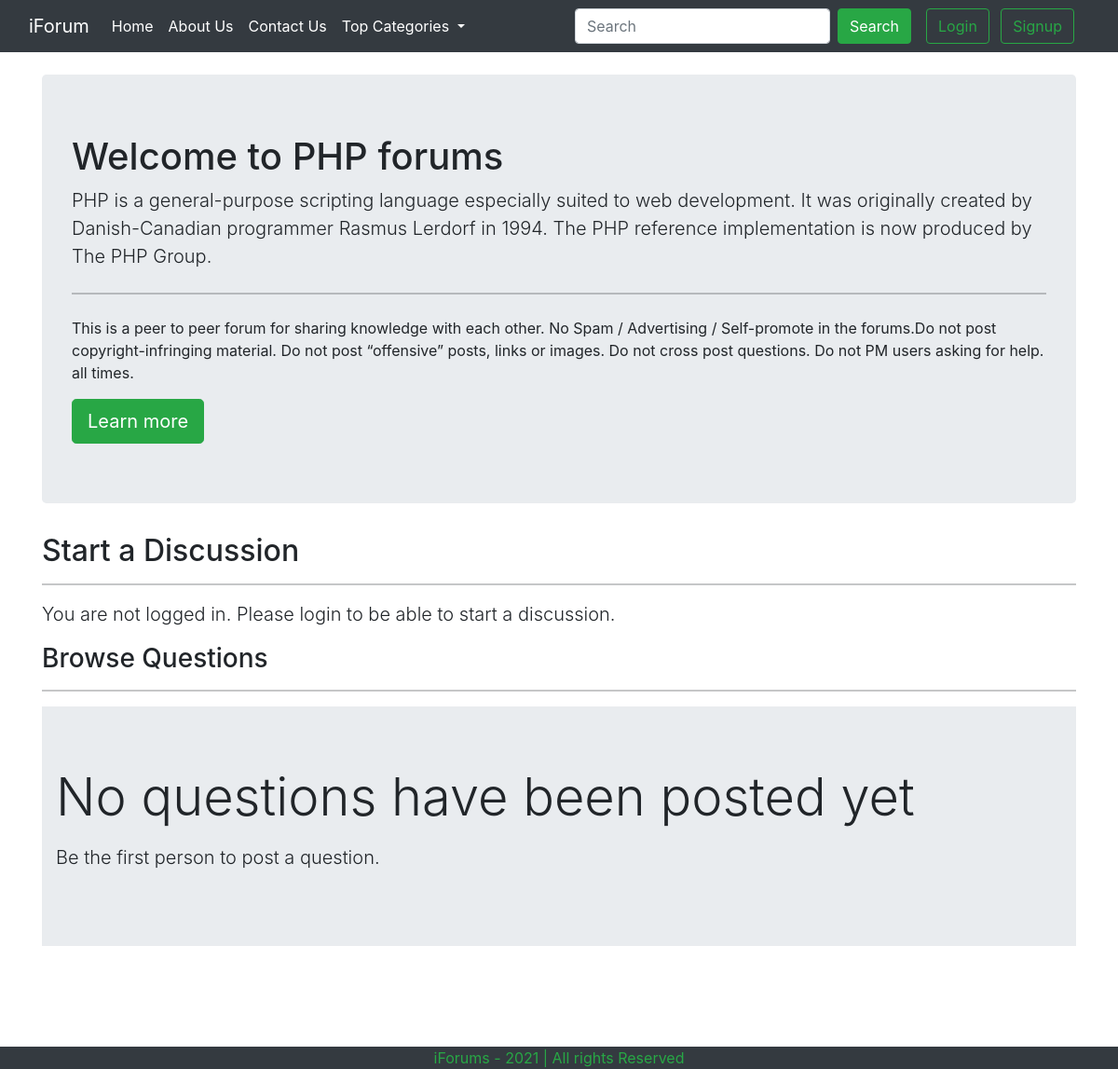
The app's page /threadlist.php?catid=4 with its own data.
### tables this page shows
CREATE TABLE `categories` (
  `categories_id` int(8) NOT NULL,
  `categories` varchar(255) NOT NULL,
  `categories_desc` varchar(255) NOT NULL,
  `date_of_creation` datetime NOT NULL DEFAULT current_timestamp()
);

### threadlist.php (the view, shortened to what this page needs)
<!doctype html>
<html lang="en">
<head>
    <link href="https://cdn.jsdelivr.net/npm/bootstrap@5.0.0-beta1/dist/css/bootstrap.min.css" rel="stylesheet"
>
    <link rel="stylesheet" href="https://maxcdn.bootstrapcdn.com/bootstrap/4.0.0/css/bootstrap.min.css"
>
</head>
<body>
<?php include "partials/_dbconnect.php";?>
    <?php include "partials/_navbar.php";?>
    <?php
        $id = $_GET['catid'];
        $sql = "SELECT * FROM `categories` WHERE categories_id = $id";
        $result = mysqli_query($conn , $sql );
        while($row = mysqli_fetch_assoc($result)){
            $catname = $row['categories'];
            $catdesc = $row['categories_desc'];
        }
    ?>
    <div class="container my-4">
        <div class="jumbotron">
            <h1>Welcome to <?php echo $catname;?> forums</h1>
            <p class="lead"><?php echo $catdesc;?></p>
            <hr class="my-4">
            <p>This is a peer to peer forum for sharing knowledge with each other. No Spam / Advertising / Self-promote
                in the forums.Do not post copyright-infringing material. Do not post “offensive” posts, links or images.
                Do not cross post questions. Do not PM users asking for help. all times.</p>
            <a class="btn btn-success btn-lg" href="#" role="button">Learn more</a>
        </div>
    </div>
    <?php
if(isset($_SESSION['loggedin']) && $_SESSION['loggedin'] == true){
echo '
    <div class="container my-2">
        <h2>Start a Discussion</h2>
        <hr>
        <form action="'. $_SERVER["REQUEST_URI"].'" method="post">
        <div class="form-group">
        <label for="exampleInputEmail1">Problem Title</label>
        <input type="text" class="form-control" id="title" name="title" aria-describedby="emailHelp"
            placeholder="Enter the problem title">
        <small id="emailHelp" class="form-text text-muted">Keep problem title as short and crisp as
            possible!</small>
    </div>
    <input type="hidden" name="sno" value="'.$_SESSION["sno"].'" >
    <div class="form-group">
        <label for="exampleFormControlTextarea1">Problem Description</label>
        <textarea class="form-control" id="desc" name="desc" placeholder="Ellaborate your problem here..."
            rows="3"></textarea>
    </div>
    <button type="submit" class="btn btn-success">Post</button>
    </form>
    </div>';
    }
    else{
        echo '<div class="container">
            <h2>Start a Discussion</h2>
            <hr>
            <p class="lead">You are not logged in. Please login to be able to start a discussion.</p>
            </div>';
        }
    ?>
    <div class="container" id="ques">
        <h3>Browse Questions</h3>
        <hr>
        <?php
        $noResult = true;
        if($noResult){
            echo '<div class="jumbotron jumbotron-fluid">
            <div class="container">
              <p class="display-4">No questions have been posted yet</p>
              <p class="lead">Be the first person to post a question.</p>
            </div>
          </div>';
        }
        ?>
    </div>
    <?php include "partials/_footer.php";?>
</body>
</html>

### threadlist.php (style rules this page uses)
#ques { min-height: 433px; }

### records on screen
categories: categories "PHP", categories_desc "PHP is a general-purpose scripting language especially suited to web development. It was originally created by Danish-Canadian programmer Rasmus Lerdorf in 1994. The PHP reference implementation is now produced by The PHP Group."
